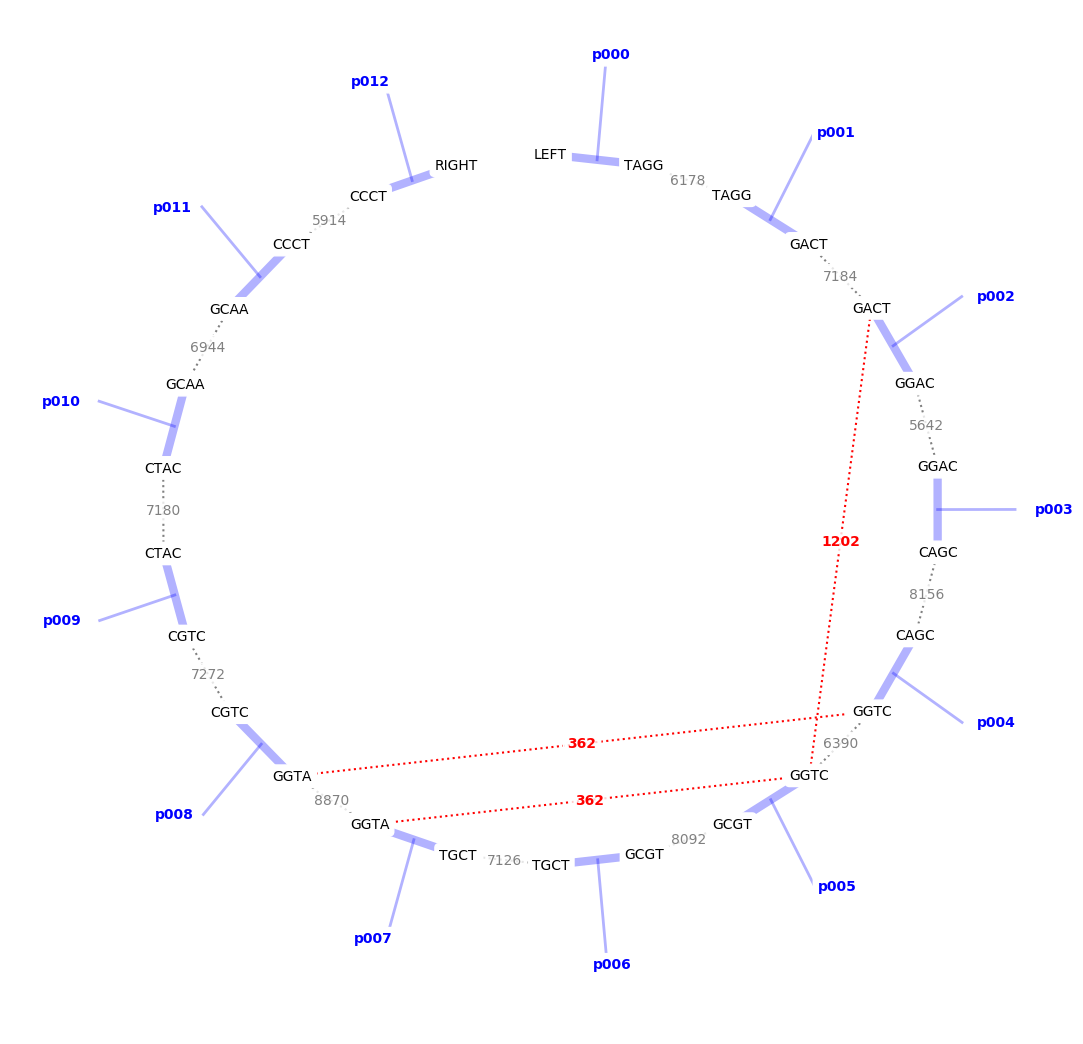

Source code (Python):
from kappagate import overhangs_list_to_slots, plot_circular_interactions
overhangs = ['TAGG', 'GACT', 'GGAC', 'CAGC',
             'GGTC', 'GCGT', 'TGCT', 'GGTA',
             'CGTC', 'CTAC', 'GCAA', 'CCCT']
slots = overhangs_list_to_slots(overhangs)
ax = plot_circular_interactions(
    slots, annealing_data=('25C', '01h'), rate_limit=200)
ax.figure.savefig("plotting_interactions.png", bbox_inches='tight')